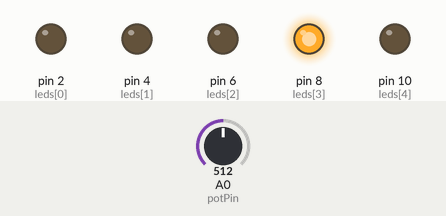
Recording of a sketch running on a simulated Arduino Uno, built with avr-gcc and run on an emulated ATmega328P. On the bench: output pins drawn as LEDs (lit = HIGH). The inputs (shaded band) are chosen by the test bench; at power-on: A0 (potPin) = 512.

Above: at 1.2 s.
1.3 s: A0 (potPin) set to 666
2.8 s: A0 (potPin) set to 691
At 3.9 s:
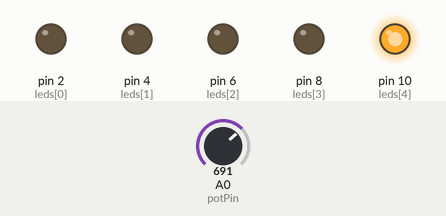
4.3 s: A0 (potPin) set to 834
5.8 s: A0 (potPin) set to 854
At 6.2 s:
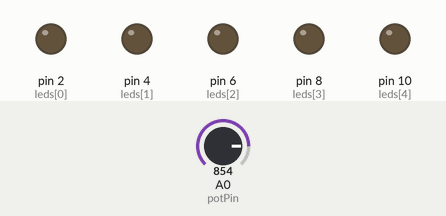
7.3 s: A0 (potPin) set to 306
At 8.5 s:
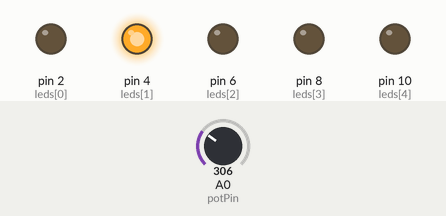
8.8 s: A0 (potPin) set to 331
10.3 s: A0 (potPin) set to 349
At 10.8 s:
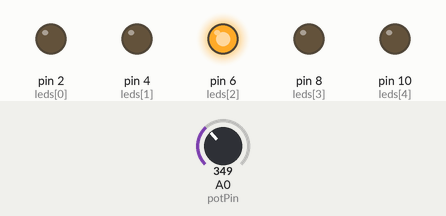
Timing chart, 0 to 12.8 s (numbered marks = the images above; inputs shaded):
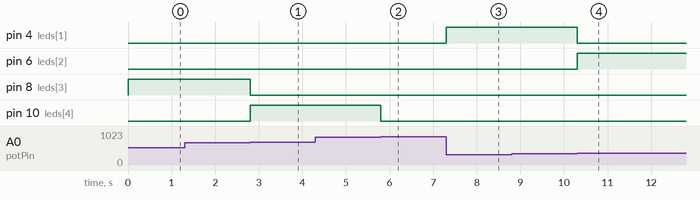

Measured:
- the behaviour switches between 674 and 675 on A0 (potPin) (found by bisection; images 0 and 1)
- the behaviour switches between 843 and 844 on A0 (potPin) (found by bisection; images 1 and 2)
- the behaviour switches between 337 and 338 on A0 (potPin) (found by bisection; images 3 and 4)
- after the input at 1.3 s, every drawn part: stays the same
- after the input at 2.8 s, pin 8 (leds[3]): HIGH → LOW at once; pin 10 (leds[4]): LOW → HIGH at once
- after the input at 4.3 s, every drawn part: stays the same
- after the input at 5.8 s, pin 10 (leds[4]): HIGH → LOW at once
- after the input at 7.3 s, pin 4 (leds[1]): LOW → HIGH at once
- after the input at 8.8 s, every drawn part: stays the same
- after the input at 10.3 s, pin 4 (leds[1]): HIGH → LOW at once; pin 6 (leds[2]): LOW → HIGH at once

The sketch:

potentiometer-leds-control.ino
```cpp
/* Code written by Adrien Louvrier, 25/12/2020
 *
 * Objective : control leds with a potentiometer
 * Card used : Arudino Uno
 *
 * Electronic circuit :
 *
 * input :
 *  - Potentiometer with 10kOhms in parallel connected to pin A0, 5V and grd
 *
 * output :
 *  - 5 leds with 330 Ohms resistors connected to pin 2, 4, 6, 8, 10 and grd
 */

#define potPin A0 // potentiometer pin

const int leds[]= {2, 4, 6, 8, 10}; // leds pins

void setup() {
  // Put leds pins in output mode
  for (int i = 0; i<5; ++i){
    pinMode(leds[i], OUTPUT);
  }

}

void loop() {
  // Reading the value of the potentiometer
  int potValue = analogRead(A0);

  // Mapping the value of the potentiometer from 1 to 675 to 0 to 4
  potValue = map(potValue, 1, 675, 0, 4);

  // Turn on and off leds according to the value of the potentiometer
  for (int i = 0; i<5; ++i){
    if (i == potValue){
      digitalWrite(leds[i], HIGH);
    }
    else{
      digitalWrite(leds[i], LOW);
    }
  }
}
```
